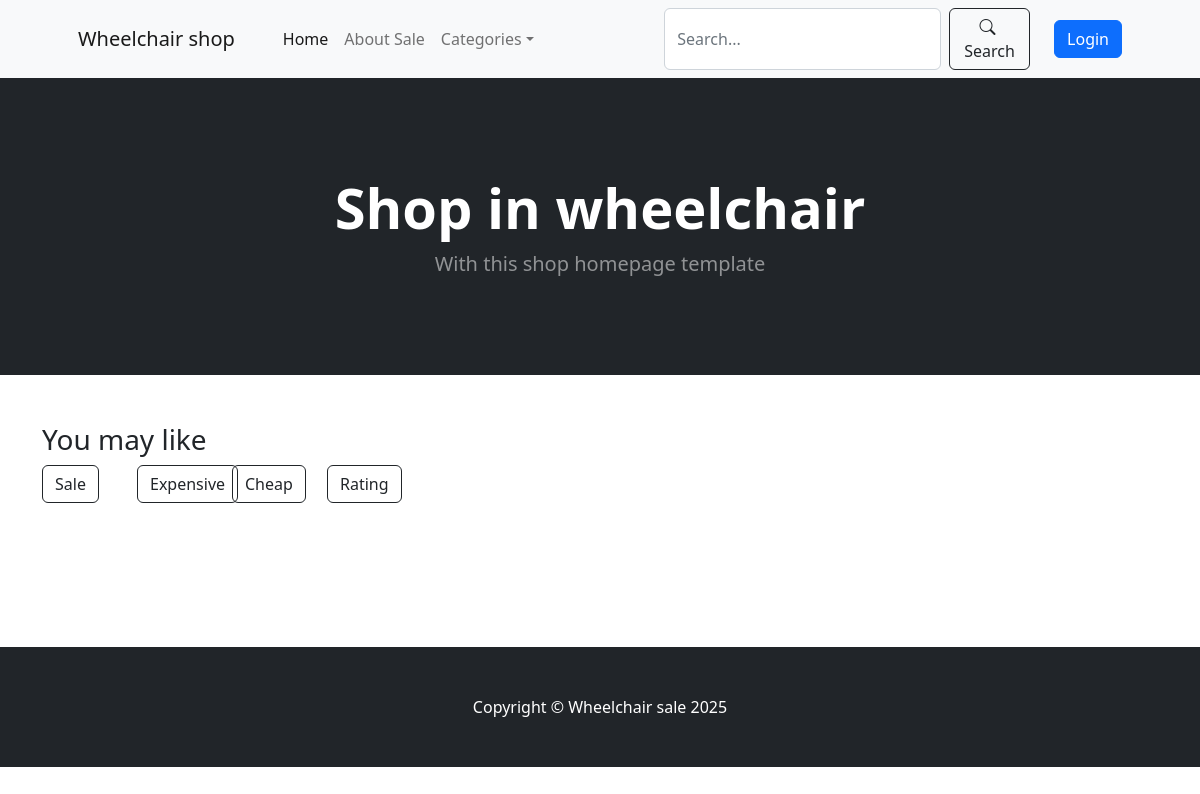
Before: / with the older database file.
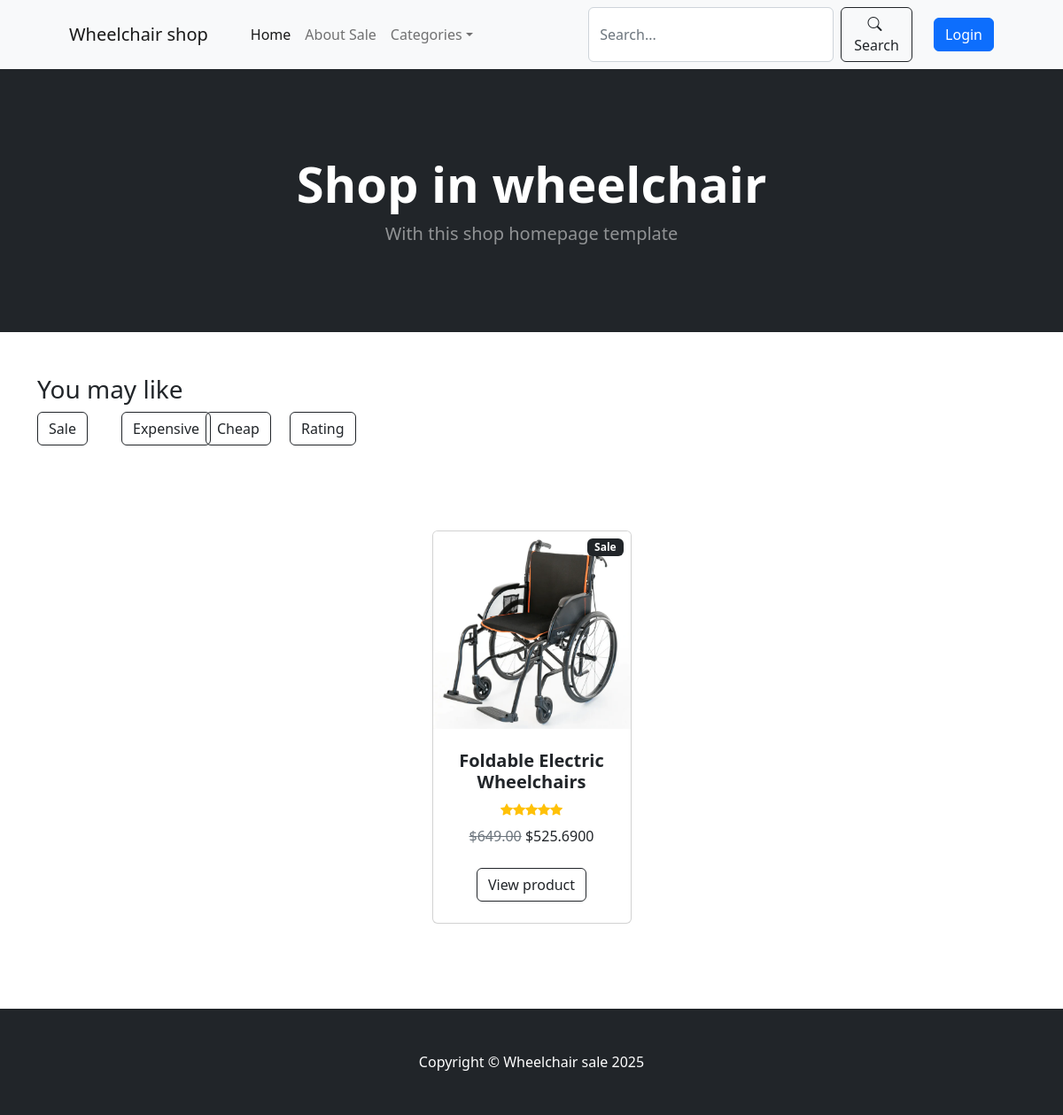
After: the same page with the newer database file.
### app/models.py (models this page shows, shortened)
class Datebase(models.Model):
    created_ad = models.DateTimeField(auto_now_add=True,null=True,blank=True)
    update_ad = models.DateTimeField(auto_now =True,null=True,blank=True)
    class Meta:
        abstract = True

class Product(Datebase):
    name = models.CharField(max_length=255,null = True,  blank= True)
    price = models.DecimalField(max_digits=14,decimal_places=2)
    description = models.TextField(null=True,blank=True)
    image = models.ImageField(upload_to='products/',null=True,blank=True)
    stock = models.PositiveSmallIntegerField(default=1)
    discount = models.PositiveSmallIntegerField(default=0)
    category = models.ForeignKey(Category,on_delete=models.SET_NULL,related_name='products',null=True,blank=True)
    @property
    def discount_price(self):
        if self.discount:
            return self.price * Decimal(f"{1 - self.discount / 100}")
        return self.price

### app/views.py (the view)
# urls.py: path('', home, name = 'home' ),
def home(request,category_id = None):
    categories = Category.objects.all()
    if category_id:
        products = Product.objects.filter(category = category_id)
    else:
        products = Product.objects.all()
    filter_by
    context = {
        'categories':categories,
        'products':products
    }
    return render(request,'app/home.html',context)

### app/templates/app/home.html (shortened to what this page needs)
{% extends 'app/base/base.html' %}
{% load static %}
{% block home_content %}
<header class="bg-dark py-5">
    <div class="container px-4 px-lg-5 my-5">
        <div class="text-center text-white">
            <h1 class="display-4 fw-bolder">Shop in wheelchair</h1>
            <p class="lead fw-normal text-white-50 mb-0">With this shop homepage template</p>
        </div>
    </div>
</header>
<div class="container mt-5">
    <div class="text-left">
        <h3>You may like</h3>
    </div>
    <div class="row">
        <div class="col-1">
            <a class="btn btn-outline-dark mt-auto" href="{% url 'app:filter' 'sale' %}"> Sale </a>
        </div>
        <div class="col-1">
            <a class="btn btn-outline-dark mt-auto" href="{% url 'app:filter' 'expensive' %}"> Expensive </a>
        </div>
        <div class="col-1">
            <a class="btn btn-outline-dark mt-auto" href="{% url 'app:filter' 'cheap' %}"> Cheap </a>
        </div>
        <div class="col-1">
            <a class="btn btn-outline-dark mt-auto" href="#"> Rating </a>
        </div>
    </div>
</div>
<section class="py-5">
    <div class="container px-4 px-lg-5 mt-5">
        <div class="row gx-4 gx-lg-5 row-cols-2 row-cols-md-3 row-cols-xl-4 justify-content-center">
            {% for product in products %}
            <div class="col mb-5">
                <div class="card h-100">
                    {% if product.discount > 0 %}
                        <div class="badge bg-dark text-white position-absolute" style="top: 0.5rem; right: 0.5rem">Sale</div>
                    {% endif %}
                    <img class="card-img-top" src="{{ product.image.url }}" alt="{{ product.name }}" />
                    <div class="card-body p-4">
                        <div class="text-center">
                            <h5 class="fw-bolder">{{ product.name }}</h5>
                            <div class="d-flex justify-content-center small text-warning mb-2">
                                <div class="bi-star-fill"></div>
                                <div class="bi-star-fill"></div>
                                <div class="bi-star-fill"></div>
                                <div class="bi-star-fill"></div>
                                <div class="bi-star-fill"></div>
                            </div>
                            {% if product.discount > 0 %}
                                <span class="text-muted text-decoration-line-through">${{ product.price }}</span>
                                ${{ product.discount_price }}
                            {% else %}
                                ${{ product.price }}
                            {% endif %}
                        </div>
                    </div>
                    <div class="card-footer p-4 pt-0 border-top-0 bg-transparent">
                        <div class="text-center">
                            <a class="btn btn-outline-dark mt-auto" href="{% url 'app:detail' product.id %}">View product</a>
                        </div>
                    </div>
                </div>
            </div>
            {% endfor %}
        </div>
    </div>
</section>
{% endblock %}

Changed rows visible on the page:
added Product: shows "Sale", image (picture), name "Foldable Electric Wheelchairs", price "649.00", discount_price "525.6900"
